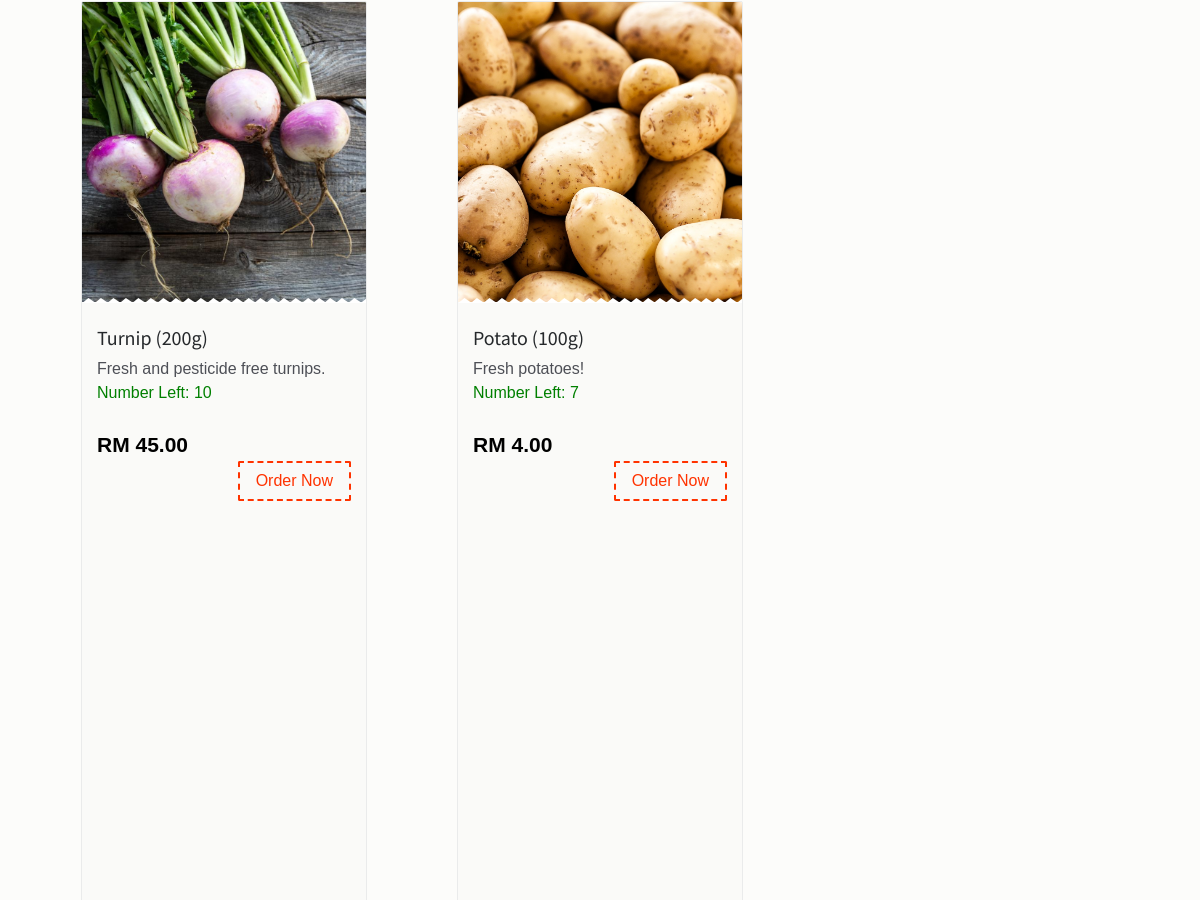
The page /search.php?category=6 (signed in, middle part) on the database as committed earlier.
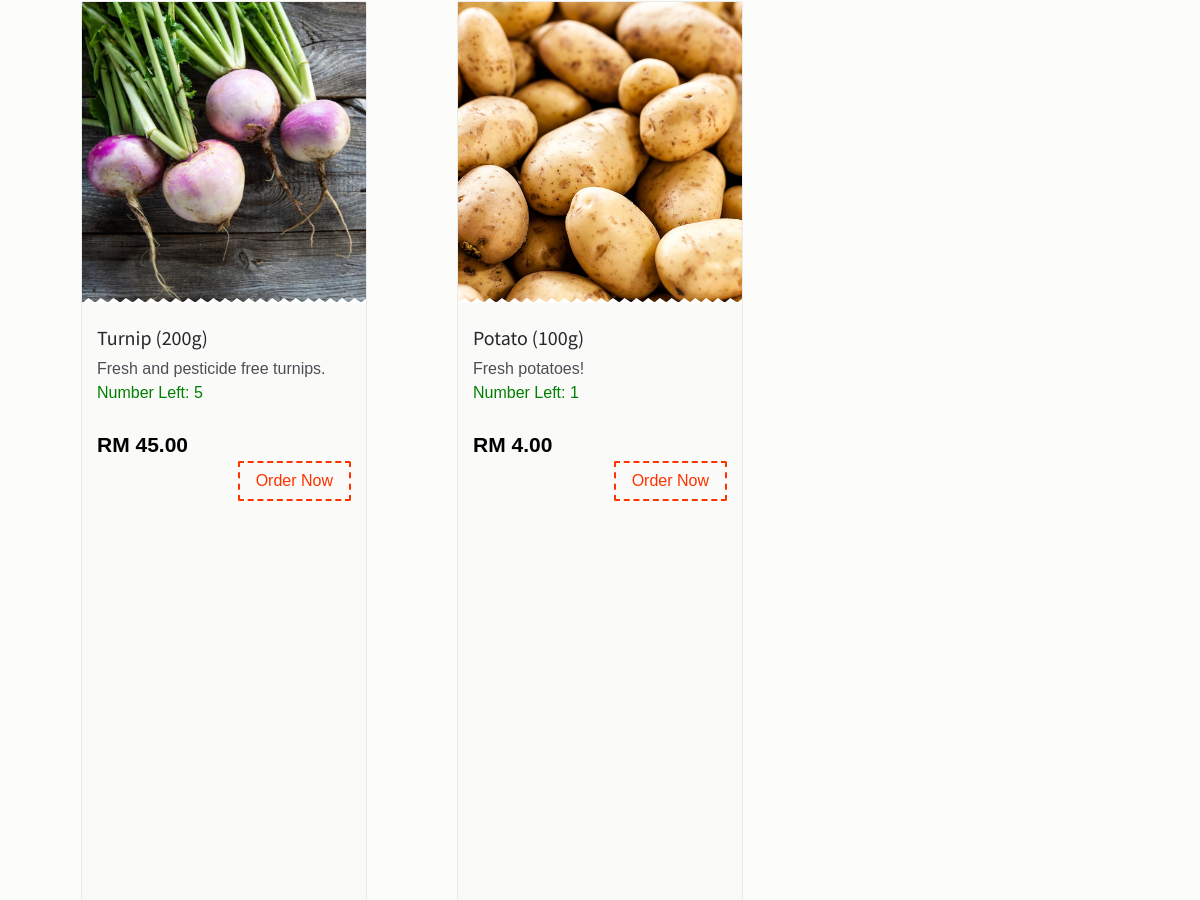
The same page on the database as committed later.
### tables this page shows
CREATE TABLE `tblprice` (
  `priceNo` int(10) NOT NULL,
  `productID` varchar(30) NOT NULL,
  `proQuant` int(11) NOT NULL,
  `proWeight` int(20) NOT NULL,
  `proPrice` float NOT NULL,
  `proDisc` int(11) NOT NULL DEFAULT 0
);

CREATE TABLE `product` (
  `product_id` int(11) NOT NULL,
  `productCode` varchar(30) NOT NULL,
  `product_name` varchar(255) NOT NULL,
  `product_image` text NOT NULL,
  `descr` varchar(500) NOT NULL,
  `categories_id` int(11) NOT NULL,
  `quantity` float NOT NULL,
  `owner` text NOT NULL,
  `product_date` text NOT NULL,
  `lowStock` int(5) NOT NULL,
  `status` int(11) NOT NULL DEFAULT 0
);

### config/search.php (called while the page is built)
<?php
$max = 12;

### search.php (the view, shortened to what this page needs)
<!DOCTYPE html>
<html lang="en">
<head>
    <link href="css/bootstrap.min.css" rel="stylesheet">
    <link href="css/font-awesome.min.css" rel="stylesheet">
    <link href="css/animsition.min.css" rel="stylesheet">
    <link href="css/animate.css" rel="stylesheet">
    <link href="css/style.css" rel="stylesheet">
</head>
<body class="home">
    <?php
    include("config/search.php");
    include("includes/header.php");
    ?>
    <?php
    echo '<section class="popular">
            <div class="container">
                <div class="title text-xs-center m-b-30">
                    <h2>Search Results</h2>
                </div>
                <div class="row">';
                if (isset($_GET['query']))
                {
                    $query = mysqli_query($db,"SELECT * from product JOIN tblprice ON product.product_id = tblprice.productID WHERE product_name LIKE '%".$_GET['query']."%' LIMIT ".$max);
                }
                else if (isset($_GET['category']))
                {
                    $query = mysqli_query($db,"SELECT * from product JOIN tblprice ON product.product_id = tblprice.productID WHERE categories_id = ".$_GET['category']." LIMIT ".$max);
                }
                while($product=mysqli_fetch_array($query))
                {
                    echo '<div class="col-xs-12 col-sm-6 col-md-4 food-item">
                            <div class="food-item-wrap">
                                <div class="figure-wrap bg-image search-product" data-image-src="'.$product['product_image'].'">
                                </div>
                                <div class="product content" >
                                    <div class="price-btn-block" data-price-id="'.$product['priceNo'].'" data-product-owner="'.$product['owner'].'">
                                        <a href="products.php?res_id='.$product['owner'].'"> <h5>'.$product['product_name'].' ('.$product['proWeight'].'g)</h5></a>
                                        <div>'.$product['descr'].'</div>
                                        <div class="product-name" style="color: green;">Number Left: '. (int) $product['proQuant'].'</div>';
                                        $stmt = $db->prepare("SELECT price FROM custom_prices WHERE price_id = ? AND user_id = ?");
                                        $stmt->bind_param("ii", $product['priceNo'], $_SESSION['user_id']);
                                        $stmt->execute();
                                        $custom = $stmt->get_result();
                                        $customPrice = number_format($custom->fetch_assoc()['price'], 2, '.', '');
                                        if ($customPrice != 0) {
                                        echo '            <span class="price">RM ' . $customPrice . '</span>';
                                        }
                                        else if ($product['proDisc'] == 0) {
                                        echo '            <span class="price">RM ' . number_format($product['proPrice'], 2) . '</span>';
                                        }
                                        echo '
                                        <br/><button class="btn theme-btn-dash pull-right addToCart">Order Now</button>
                                    </div>
                                </div>
                            </div>
                        </div>';
                }
        echo   '</div>
            </div>
        </section>';
    ?>
</body>
</html>

Rows that differ between the two databases and show on the page:
changed tblprice "Turnip": proQuant "10" → "5"
changed tblprice "Potato": proQuant "7" → "1"
